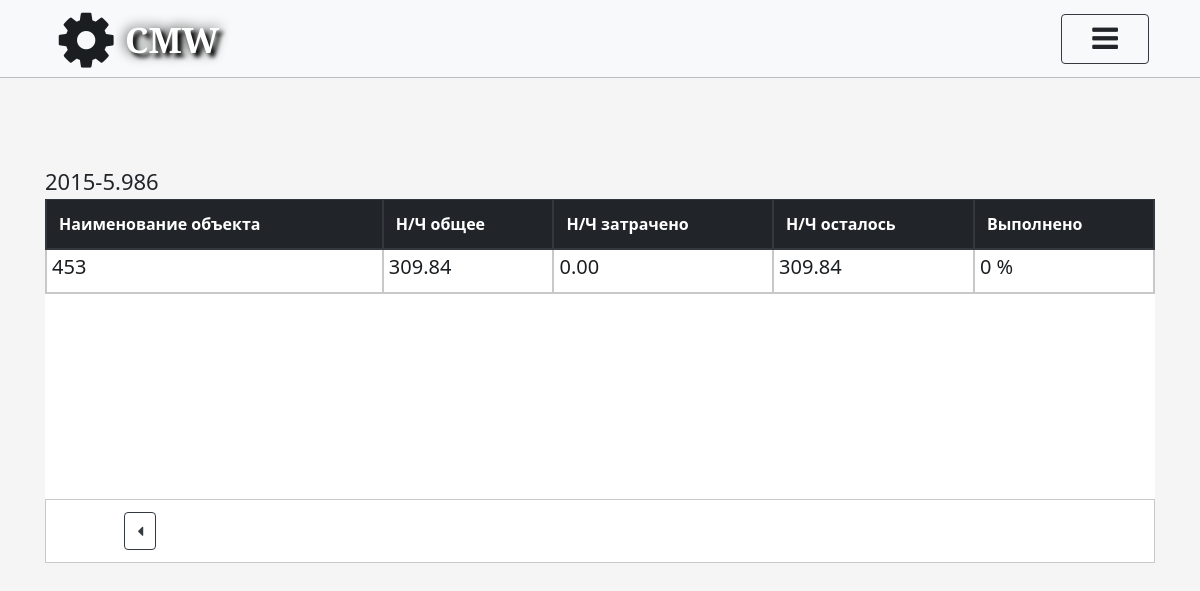
Screenshot of /projects/detail/2015-5986-1589274616/objects/ (signed in) with the database file from the repository.
### project/models.py (models this page shows, shortened)
class Project(models.Model):
    Name_Project = models.CharField(max_length=500, unique=True, verbose_name="Наименование ГК")
    Perform_proc = models.SmallIntegerField(default=0, verbose_name="Выполнено(%)")
    slug = models.SlugField(max_length=150, blank=True)
    class Meta:
        verbose_name = "Проект"
        verbose_name_plural = "Проекты"

### object/models.py (models this page shows, shortened)
class Object(models.Model):
    Name_Object = models.CharField(max_length=500, verbose_name='Наименование объекта', unique=True)
    Adress_Object = models.TextField(verbose_name='Адрес', unique=True)
    NCH_General = models.DecimalField(verbose_name='Н/Ч общее', max_digits=6, decimal_places=2)
    NCH_Spent = models.DecimalField(default=0, verbose_name='Н/Ч затрачено', max_digits=6, decimal_places=2)
    NCH_Left = models.DecimalField(default=0, verbose_name='Н/Ч осталось', max_digits=6, decimal_places=2)
    Perform_proc = models.SmallIntegerField(default=0, verbose_name='Выполнено')
    ID_Project = models.ForeignKey(Project, on_delete=models.CASCADE, verbose_name='Проект')
    ID_Rukovoditel = models.ForeignKey(CustomUser, on_delete=models.CASCADE, verbose_name='Руководитель',
                                       related_name='Руководитель', blank=True, null=True)
    ID_Menedger = models.ForeignKey(CustomUser, on_delete=models.CASCADE, verbose_name='Менеджер',
                                    related_name='Менеджер', blank=True, null=True)
    ID_Ingener = models.ForeignKey(CustomUser, on_delete=models.CASCADE, verbose_name='Инженер',
                                   related_name='Инженер', blank=True, null=True)
    ID_Montazhnik = models.ForeignKey(CustomUser, on_delete=models.CASCADE, verbose_name='Старший_монтажник',
                                      related_name='Старший_монтажник', blank=True, null=True)
    FIO_zakazchika = models.CharField(max_length=500, verbose_name='ФИО заказчика', blank=True)
    Number_phone = models.CharField(max_length=20, verbose_name='Номер телефона заказчика', blank=True)
    Note = models.TextField(verbose_name='Примечание', blank=True)
    slug = models.SlugField(max_length=150, blank=True)
    class Meta:
        verbose_name = "Объект"
        verbose_name_plural = "Объекты"

### object/views.py (the view)
# urls.py: 2. Add a URL to urlpatterns:  path('', views.home, name='home')
def home(request, slug_proj):
    name_project = Project.objects.get(slug__iexact=slug_proj)
    objects = Object.objects.filter(ID_Project=name_project.pk)
    if not request.user.has_perm('object.change_object') and not request.user.has_perm(
            'object.delete_object') and not request.user.has_perm('object.add_object'):
        return render(request, "object/home.html",
                      {'slug_project': slug_proj, "object_list": objects, "name_project": name_project,
                       'error_perm': 'У вас недостаточно прав', })
    return render(request, 'object/home.html', {"object_list": objects, "name_project": name_project,
                                                "slug_project": slug_proj})

### project/models.py (called while the page is built)
    def __str__(self):
        return self.Name_Position

    def get_full_name(self):
        full_name = '%s %s %s' % (self.last_name, self.first_name, self.patronymic_name)
        return full_name.strip()

    def get_id_position(self):
        id_position = self.ID_Position
        return id_position

    def get_email(self):
        email = self.email
        return email

### templates/object/home.html (shortened to what this page needs)
{% extends 'registration/../wrapper.html' %}
{% load static %}
{% block add_style %}
    <link rel="stylesheet" href="{% static 'css/objects_table.css' %}">
    <link rel="stylesheet" href="{% static 'css/plan_work.css' %}">
{% endblock %}
{% block entr %}
    {% if user.is_authenticated %}
        <div class="">
            <div class="" style="margin-top: 90px; margin-bottom: -95px">
                <h3>{{ name_project.Name_Project }} </h3><input type="hidden" id="proj_a">
            </div>
            <div class="zone">
                <table class="table " style="">
                    <thead class="thead-dark">
                    <tr>
                        <th scope="col" class="higher">Наименование объекта</th>
                        <th scope="col" class="higher">Н/Ч общее</th>
                        <th scope="col" class="higher">Н/Ч затрачено</th>
                        <th scope="col" class="higher">Н/Ч осталось</th>
                        <th scope="col" class="higher">Выполнено</th>
                    </tr>
                    </thead>
                    <tbody>
                    {% for table in object_list %}
                        <tr class="str" style="transition: all 0.1s ease;">
                            <td ><a
                                    href="{% url 'object:detail' slug=table.slug slug_proj=name_project.slug %}">
                                <h5>{{ table.Name_Object }}</h5></a></td>
                            <td ><a
                                    href="{% url 'object:detail' slug=table.slug slug_proj=name_project.slug %}">
                                <h5>{{ table.NCH_General }}</h5></a></td>
                            <td ><a
                                    href="{% url 'object:detail' slug=table.slug slug_proj=name_project.slug %}">
                                <h5>{{ table.NCH_Spent }}</h5></a></td>
                            <td><a href="{% url 'object:detail' slug=table.slug slug_proj=name_project.slug %}">
                                <h5>{{ table.NCH_Left }}</h5></a></td>
                            <td><a href="{% url 'object:detail' slug=table.slug slug_proj=name_project.slug %}">
                                <h5>{{ table.Perform_proc }} %</h5></a></td>
                        </tr>
                    {% endfor %}
                    </tbody>
                </table>
            </div>
        </div>
        <div class="btns">
            <ul class="btn_control">
                <li id="btn_back">
                    <a href="{% url 'project:home' %}"
                       class=" btn btn-outline-dark">
                        <i class="fa fa-caret-left" aria-hidden="true"></i></a>
                </li>
                <li class="ml-lg-auto" id="btn_add">
                </li>
            </ul>
        </div>
    {% else %}
        {% include 'registration/errorPage_auth.html' %}
    {% endif %}
{% endblock %}

### static/staticfiles/css/autorize.css (style rules this page uses)
body { font-family: Noto Sans, sans-serif; background-color: #f5f5f5; padding: 0; margin: 0; }
ul, li { margin: 0; padding: 0; display: block; }

### static/staticfiles/css/projects_table.css (style rules this page uses)
table { width: 1050px; }
.zone { overflow-y: scroll; height: 300px; background-color: white; margin-top: 100px; }
.str td { padding: 5px; }
thead th { background: white; }
th { border: #c6c8ca solid 2px; }
td { border-bottom: #c6c8ca solid 2px; border-left: #c6c8ca solid 2px; border-right: #c6c8ca solid 2px; }
.str a { z-index: 0; }
a { text-decoration: none; color: #1b1e21; }

### static/css/media_card_of_object.css (style rules this page uses)
@media screen and (min-width: 575px) { .btn_control li { padding-left: 60% } }
@media screen and (min-width: 770px) { .btn_control li { padding-left: 70% } }

### static/staticfiles/css/objects_table.css (style rules this page uses)
.btn_control { display: flex; border: #c6c8ca solid 1px; background-color: white; }
.btn_control li { margin: 12px; }
#btn_add { padding-right: 6em; }
h3 { font-size: 22px; }
#btn_back { padding-left: 6%; }

### static/staticfiles/css/plan_work.css (style rules this page uses)
.higher { position: sticky; top: -1px; min-height: 5em; background: #b9bbbe; outline: none; position: -webkit-sticky; border-top: none; border-color: black; z-index: 5; }

### rows the page displays
Project: Name_Project "2015-5.986"
Object: Name_Object "453", NCH_General "309.84", NCH_Spent "0.00", NCH_Left "309.84", Perform_proc "0"
